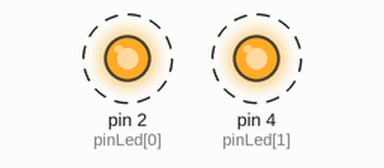
Recording of a sketch running on a simulated Arduino Uno, built with avr-gcc and run on an emulated ATmega328P. On the bench: output pins drawn as LEDs (lit = HIGH). Dashed ring = blinking.

Above: at 0.15 s.
Timing chart, 0 to 3.0 s (numbered marks = the images above):
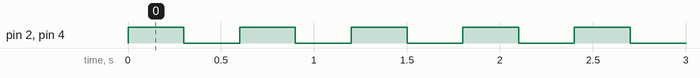

The sketch:

Usando_Array_nas_LEDs.ino
```cpp
int pinLed []= {2,4};

void setup() {
  // put your setup code here, to run once:
  Serial.begin(9600);
  for(int i = 0; i <= 1; i++){
    pinMode(pinLed[i], OUTPUT);
  }

}

void loop() {
  // put your main code here, to run repeatedly:
  if(digitalRead(pinLed[0]) == 0) {

  digitalWrite(pinLed[1], HIGH);
  digitalWrite(pinLed[0], HIGH);
  delay(300);

  } else {

  digitalWrite(pinLed[1], LOW);
  digitalWrite(pinLed[0], LOW);
  delay(300);
  }
}
```

Measured:
- by itself, pin 2 (pinLed[0]), pin 4 (pinLed[1]): alternates HIGH for 0.30 s and LOW for 0.30 s
